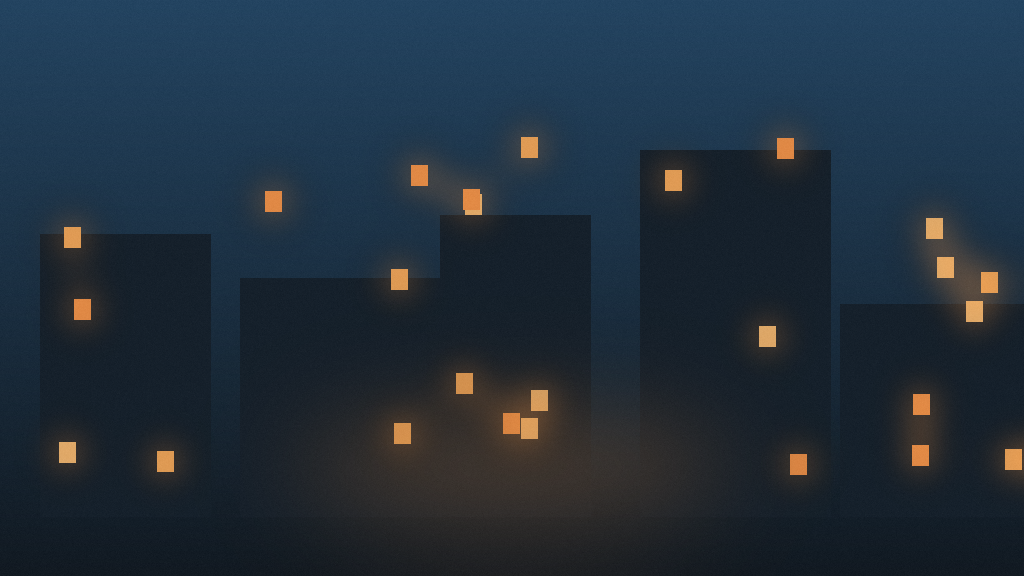
#> input picture eval/fixtures/still-1.png, 1024 x 576 px
$ python -i gen_fixtures.py   (imports and definitions only)
#> lines starting #> are read from the running program, lines starting #| are printed output that depends on the picture
"""Generate synthetic film-still fixtures for storyboard-generator evals.

Three 16:9 stills sharing one look: cool teal/cyan shadows, warm orange
highlights, high contrast, low-key lighting, film grain. Still 2 contains a
distinctive red sphere on a table -- a salient object the style prefix must
NOT mention.
"""
from PIL import Image, ImageDraw, ImageFilter
import random
from pathlib import Path

W, H = 1024, 576
OUT = Path(__file__).resolve().parent.parent / "fixtures"


def gradient(top, bottom):
    """Vertical RGB gradient, fast: 1-px strip then bilinear resize."""
#> called with top = (26, 62, 94), bottom = (6, 15, 24)
    strip = Image.new("RGB", (1, H))
    for y in range(H):
        t = y / (H - 1)
        strip.putpixel((0, y), tuple(int(a + (b - a) * t) for a, b in zip(top, bottom)))
    return strip.resize((W, H), Image.BILINEAR)


def grain(img, strength=14, alpha=0.10):
    noise = Image.effect_noise((W, H), strength).convert("L").convert("RGB")
    return Image.blend(img, noise, alpha)


def vignette(img, alpha=0.30):
    mask = Image.new("L", (W, H), 0)
    d = ImageDraw.Draw(mask)
    d.ellipse([-W * 0.30, -H * 0.45, W * 1.30, H * 1.45], fill=255)
    mask = mask.filter(ImageFilter.GaussianBlur(160))
    dark = mask.point(lambda v: int((255 - v) * alpha))  # edges darker, centre untouched
    black = Image.new("RGB", (W, H), (0, 0, 0))
    return Image.composite(black, img, dark)


def save(img, name):
    img.save(f"{OUT}/{name}")
    print("wrote", name)


# [1 line not run here, left out]

# --- Still 1: night street, teal shadows, sodium-orange lit windows ---
img = gradient((26, 62, 94), (6, 15, 24))
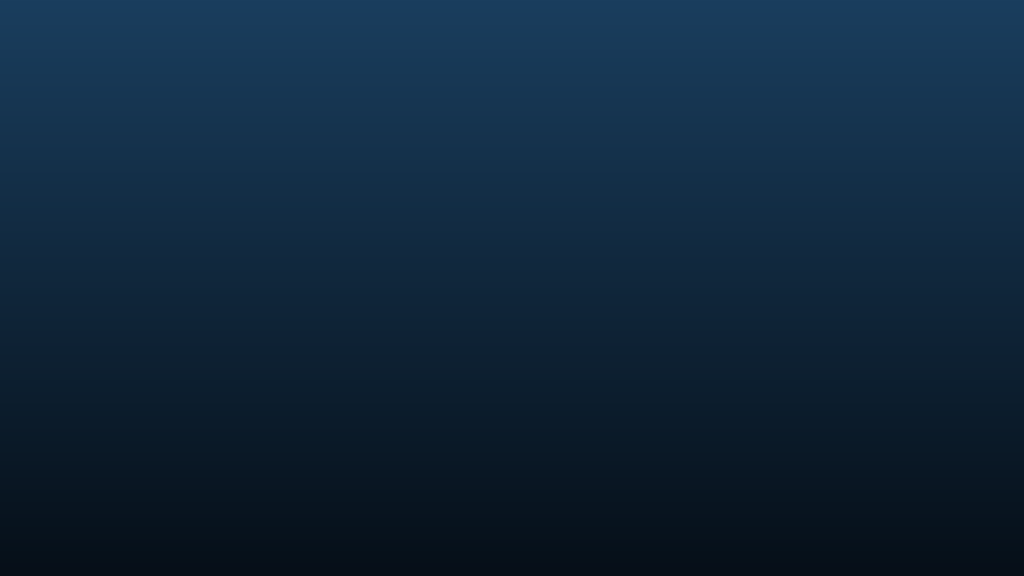
#> img: PIL image 1024x576 RGB; mean R, G, B 15.5, 38, 58.5
d = ImageDraw.Draw(img, "RGBA")
buildings = []
# [5 lines not run here, left out]
glow = Image.new("RGBA", (W, H), (0, 0, 0, 0))
#> glow: PIL image 1024x576 RGBA; every value is 0
gd = ImageDraw.Draw(glow)
# [7 lines not run here, left out]
glow = glow.filter(ImageFilter.GaussianBlur(18))
img = Image.alpha_composite(img.convert("RGBA"), glow).convert("RGB")
# warm sodium pool on the pavement from a streetlight
pool = Image.new("RGBA", (W, H), (0, 0, 0, 0))
pd = ImageDraw.Draw(pool)
# [1 line not run here, left out]
pool = pool.filter(ImageFilter.GaussianBlur(60))
img = Image.alpha_composite(img.convert("RGBA"), pool).convert("RGB")
# [1 line not run here, left out]

# --- Still 2: interior, warm key light from frame-left, red sphere on table ---
img = gradient((16, 42, 64), (6, 14, 24))
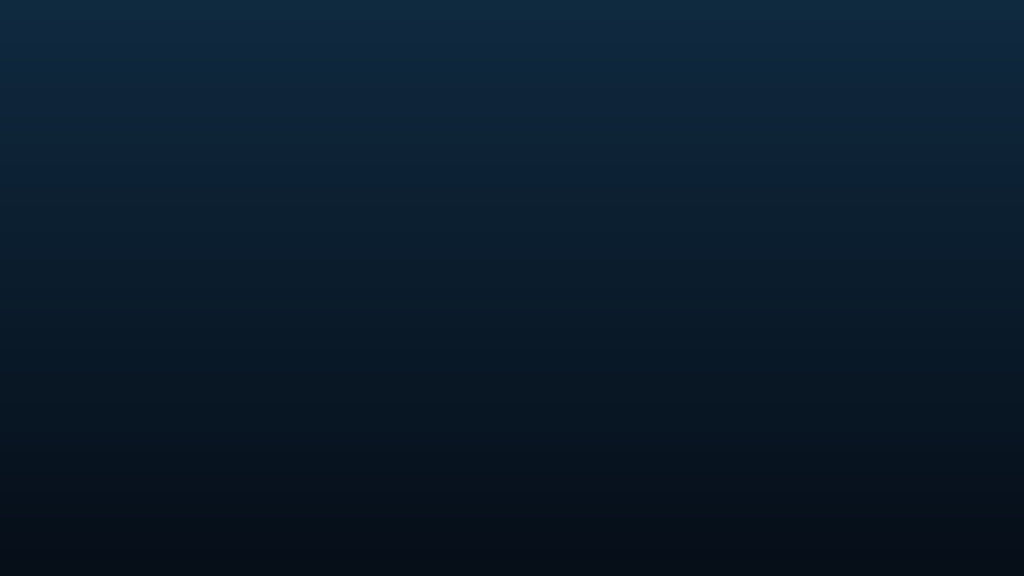
#> img: PIL image 1024x576 RGB; mean R, G, B 10.5, 27.5, 43.5
d = ImageDraw.Draw(img, "RGBA")
# [1 line not run here, left out]
key = Image.new("RGBA", (W, H), (0, 0, 0, 0))
kd = ImageDraw.Draw(key)
# [1 line not run here, left out]
key = key.filter(ImageFilter.GaussianBlur(90))
img = Image.alpha_composite(img.convert("RGBA"), key).convert("RGB")
d = ImageDraw.Draw(img, "RGBA")
cx, cy, r = int(W * 0.62), int(H * 0.62), 64
# [4 lines not run here, left out]

# --- Still 3: night waterfront, warm light streaks on dark water ---
img = gradient((12, 44, 70), (4, 10, 18))
d = ImageDraw.Draw(img, "RGBA")
horizon = int(H * 0.58)
# [3 lines not run here, left out]
streaks = Image.new("RGBA", (W, H), (0, 0, 0, 0))
sd = ImageDraw.Draw(streaks)
# [7 lines not run here, left out]
streaks = streaks.filter(ImageFilter.GaussianBlur(3))
img = Image.alpha_composite(img.convert("RGBA"), streaks).convert("RGB")
# [3 lines not run here, left out]

>>> import cv2
>>> picture = cv2.imread('../fixtures/still-1.png', cv2.IMREAD_GRAYSCALE)
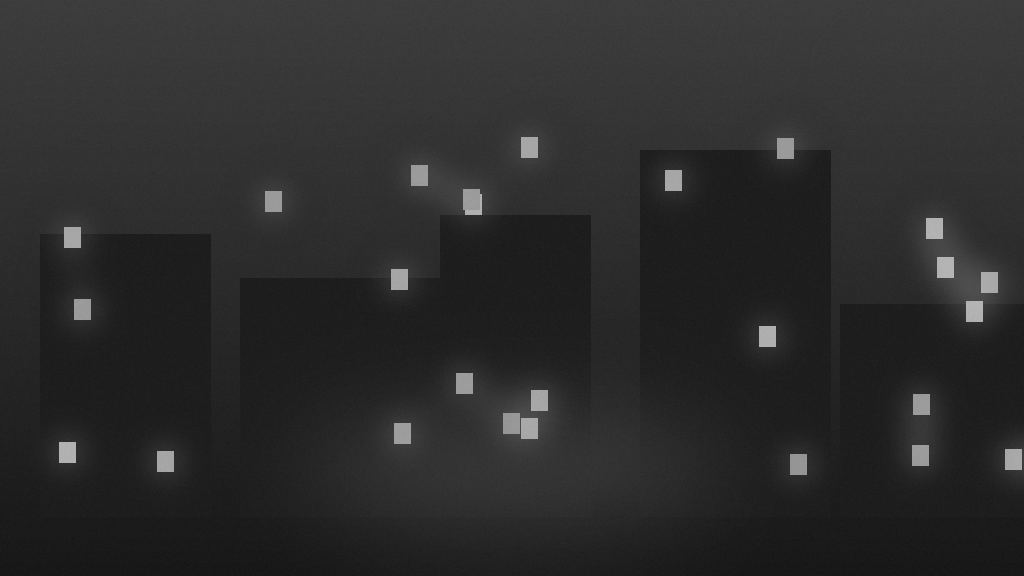
#> picture: shape (576, 1024); min 19, max 184, mean 43.8
>>> result = vignette(picture)
#> in vignette, `mask = Image.new("L", (W, H), 0)`: mask: PIL image 1024x576 L; every value is 0
#> in vignette, `mask = mask.filter(ImageFilter.GaussianBlur(160))`: mask: PIL image 1024x576 L; every value is 255
#> in vignette, `black = Image.new("RGB", (W, H), (0, 0, 0))`: black: PIL image 1024x576 RGB; every value is 0
#> (the run stopped early here; a loop or call above may not have finished)

$ run again, on eval/fixtures/still-2.png
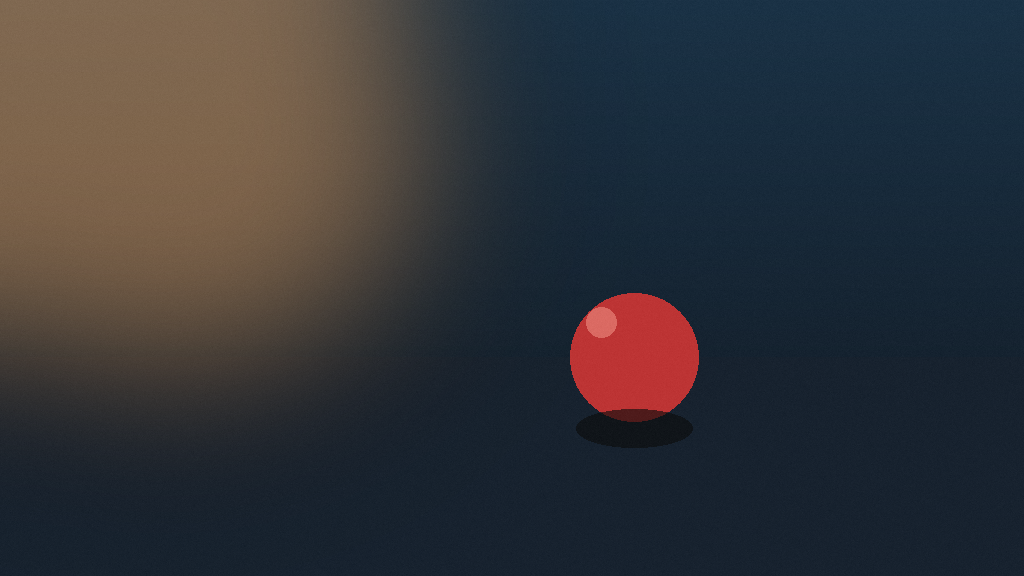
#> input picture eval/fixtures/still-2.png, 1024 x 576 px
#> glow: PIL image 1024x576 RGBA; every value is 0
#> `picture = cv2.imread('../fixtures/still-1.png', cv2.IMREAD_GRAYSCALE)`:
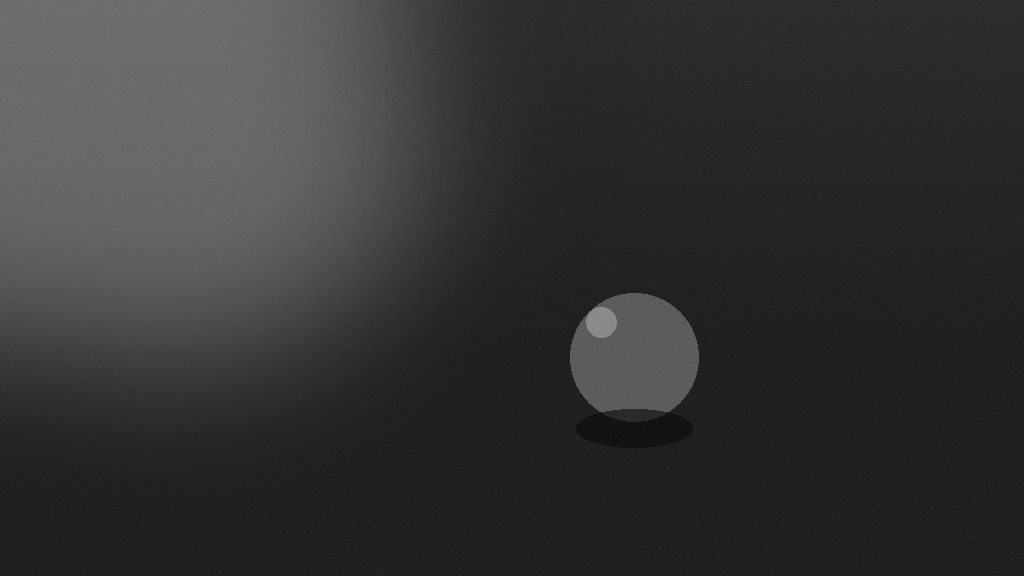
#> picture: shape (576, 1024); min 14, max 143, mean 51.7
#> black: PIL image 1024x576 RGB; every value is 0

$ run again, on eval/fixtures/still-3.png
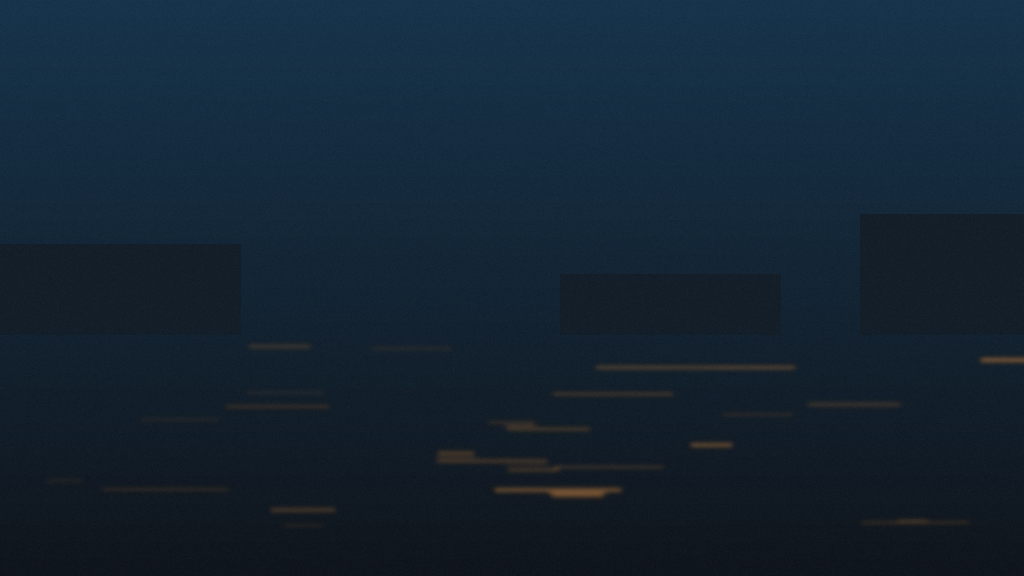
#> input picture eval/fixtures/still-3.png, 1024 x 576 px
#> glow: PIL image 1024x576 RGBA; every value is 0
#> `picture = cv2.imread('../fixtures/still-1.png', cv2.IMREAD_GRAYSCALE)`:
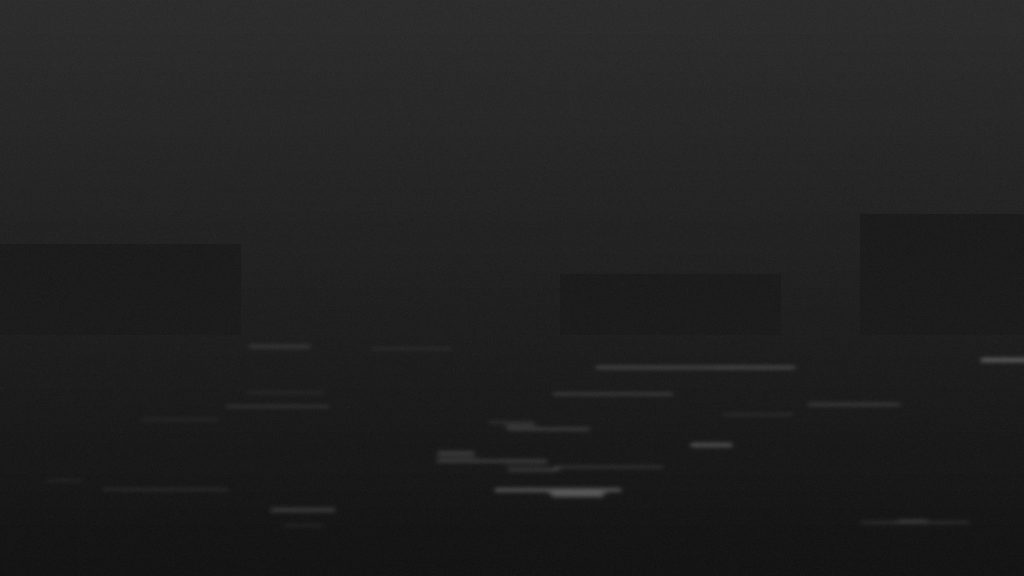
#> picture: shape (576, 1024); min 15, max 89, mean 32.2
#> black: PIL image 1024x576 RGB; every value is 0
